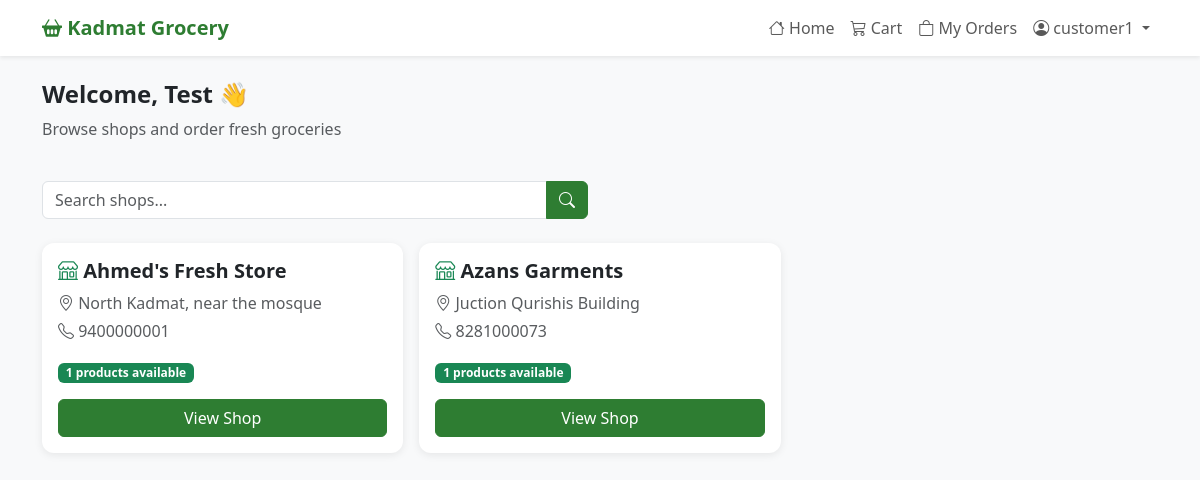
Screenshot of / (signed in) with the database file from the repository.
### accounts/models.py (models this page shows, shortened)
class User(AbstractUser):
    ROLE_CHOICES = [
        ('admin', 'Admin'),
        ('seller', 'Seller'),
        ('customer', 'Customer'),
    ]
    role = models.CharField(max_length=10, choices=ROLE_CHOICES, default='customer')
    phone = models.CharField(max_length=15, blank=True)
    is_seller = models.BooleanField(default=False)
    is_customer = models.BooleanField(default=True)

### shops/models.py (models this page shows, shortened)
class Shop(models.Model):
    seller = models.OneToOneField(settings.AUTH_USER_MODEL, on_delete=models.CASCADE, related_name='shop')
    name = models.CharField(max_length=255)
    phone = models.CharField(max_length=15)
    location = models.TextField()
    is_active = models.BooleanField(default=True)
    created_at = models.DateTimeField(auto_now_add=True)

### shops/views.py (the view)
# urls.py: path('', views.customer_home, name='home'),
@login_required
def customer_home(request):
    query = request.GET.get('q', '')
    shops = Shop.objects.filter(is_active=True)
    if query:
        shops = shops.filter(name__icontains=query)
    shops_with_count = []
    for shop in shops:
        count = shop.products.filter(is_available=True).count()
        shops_with_count.append({'shop': shop, 'product_count': count})
    return render(request, 'customer/home.html', {'shops': shops_with_count, 'query': query})

### templates/customer/home.html (shortened to what this page needs)
{% extends 'base.html' %}
{% block content %}
<div class="row mb-4">
    <div class="col">
        <h4 class="fw-bold">Welcome, {{ user.first_name }} 👋</h4>
        <p class="text-muted">Browse shops and order fresh groceries</p>
    </div>
</div>
<div class="row mb-4">
    <div class="col-md-6">
        <form method="get">
            <div class="input-group">
                <input type="text" name="q" class="form-control" placeholder="Search shops..." value="{{ query }}">
                <button class="btn btn-primary" type="submit"><i class="bi bi-search"></i></button>
            </div>
        </form>
    </div>
</div>
<div class="row g-3">
    {% for item in shops %}
    <div class="col-md-4">
        <div class="card h-100">
            <div class="card-body">
                <h5 class="fw-bold"><i class="bi bi-shop text-success"></i> {{ item.shop.name }}</h5>
                <p class="text-muted mb-1"><i class="bi bi-geo-alt"></i> {{ item.shop.location }}</p>
                <p class="text-muted mb-3"><i class="bi bi-telephone"></i> {{ item.shop.phone }}</p>
                <p class="mb-3">
                    <span class="badge bg-success">{{ item.product_count }} products available</span>
                </p>
                <a href="/shop/{{ item.shop.id }}/" class="btn btn-primary w-100">View Shop</a>
            </div>
        </div>
    </div>
    {% empty %}
    <div class="col-12">
        <div class="alert alert-info">No shops found.</div>
    </div>
    {% endfor %}
</div>
{% endblock %}

### templates/base.html (shortened to what this page needs)
<!DOCTYPE html>
<html lang="en">
<head>
    <link href="https://cdn.jsdelivr.net/npm/bootstrap@5.3.0/dist/css/bootstrap.min.css" rel="stylesheet">
    <link href="https://cdn.jsdelivr.net/npm/bootstrap-icons@1.11.0/font/bootstrap-icons.css" rel="stylesheet">
</head>
<body>
    <nav class="navbar navbar-expand-lg navbar-light bg-white shadow-sm">
        <div class="container">
            <a class="navbar-brand" href="/">
                <i class="bi bi-basket2-fill"></i> Kadmat Grocery
            </a>
            <div class="collapse navbar-collapse" id="navbarNav">
                <ul class="navbar-nav ms-auto">
                    {% if user.is_authenticated %}
                    {% if user.role == 'customer' %}
                    <li class="nav-item"><a class="nav-link" href="/"><i class="bi bi-house"></i> Home</a></li>
                    <li class="nav-item"><a class="nav-link" href="/cart/"><i class="bi bi-cart3"></i> Cart</a></li>
                    <li class="nav-item"><a class="nav-link" href="/orders/"><i class="bi bi-bag"></i> My Orders</a>
                    </li>
                    {% elif user.role == 'admin' %}
                    <li class="nav-item"><a class="nav-link" href="/dashboard/"><i class="bi bi-speedometer2"></i>
                            Dashboard</a></li>
                    {% endif %}
                    <li class="nav-item dropdown">
                        <a class="nav-link dropdown-toggle" href="#" data-bs-toggle="dropdown">
                            <i class="bi bi-person-circle"></i> {{ user.username }}
                        </a>
                    </li>
                    {% else %}
                    <li class="nav-item"><a class="nav-link" href="/login/">Login</a></li>
                    <li class="nav-item"><a class="nav-link" href="/register/">Register</a></li>
                    {% endif %}
                </ul>
            </div>
        </div>
    </nav>
    <div class="container mt-4">
        {% block content %}{% endblock %}
    </div>
</body>
</html>

### templates/base.html (style rules this page uses)
body { background-color: #f8f9fa; }
.navbar-brand { font-weight: 700; color: #2e7d32 !important; }
.btn-primary { background-color: #2e7d32; border-color: #2e7d32; }
.card { border: none; box-shadow: 0 2px 8px rgba(0, 0, 0, 0.08); border-radius: 12px; }

### rows the page displays
User: username "customer1", first_name "Test"
Shop: shop.name "Ahmed's Fresh Store", shop.location "North Kadmat, near the mosque", shop.phone "9400000001", product_count "1"
Shop: shop.name "Azans Garments", shop.location "Juction Qurishis Building", shop.phone "8281000073", product_count "1"
